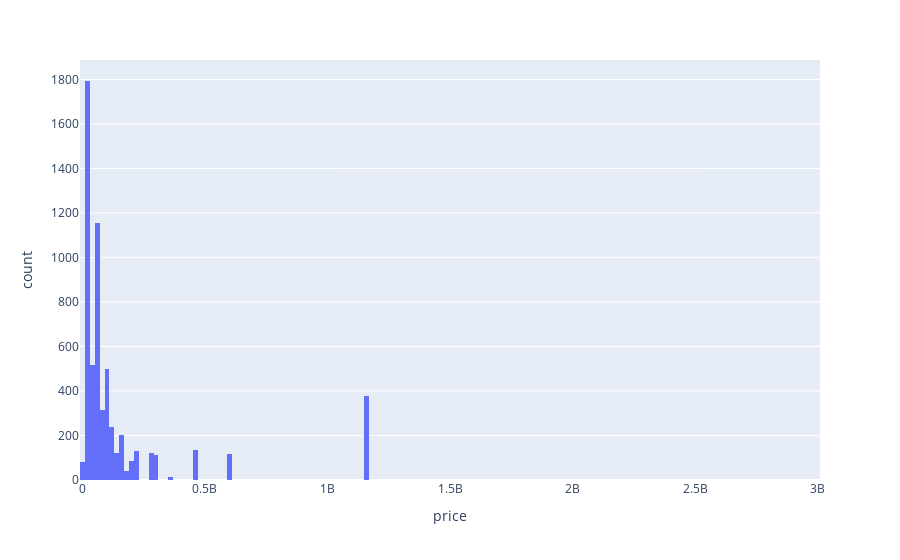

The code cell stored with this chart in its notebook:
### Markdown cell above
### How expensive was each mission

### Code cell
fig = px.histogram(df, x="price")
fig.show()

### Figure 1 — Plotly figure (JSON) as saved in the notebook; plotly's stock layout.template omitted (floating-point values rounded to 4 significant figures; data arrays with more than 128 entries replaced by an {"elided": "..."} marker saying what was removed)
{"data": [{"alignmentgroup": "True", "bingroup": "x", "hovertemplate": "price=%{x}<br>count=%{y}<extra></extra>", "legendgroup": "", "marker": {"color": "#636efa", "pattern": {"shape": ""}}, "name": "", "offsetgroup": "", "orientation": "v", "showlegend": false, "type": "histogram", "x": {"elided": "6066 float values"}, "xaxis": "x", "yaxis": "y"}], "layout": {"barmode": "relative", "legend": {"tracegroupgap": 0}, "margin": {"t": 60}, "xaxis": {"anchor": "y", "domain": [0, 1], "title": {"text": "price"}}, "yaxis": {"anchor": "x", "domain": [0, 1], "title": {"text": "count"}}}}
